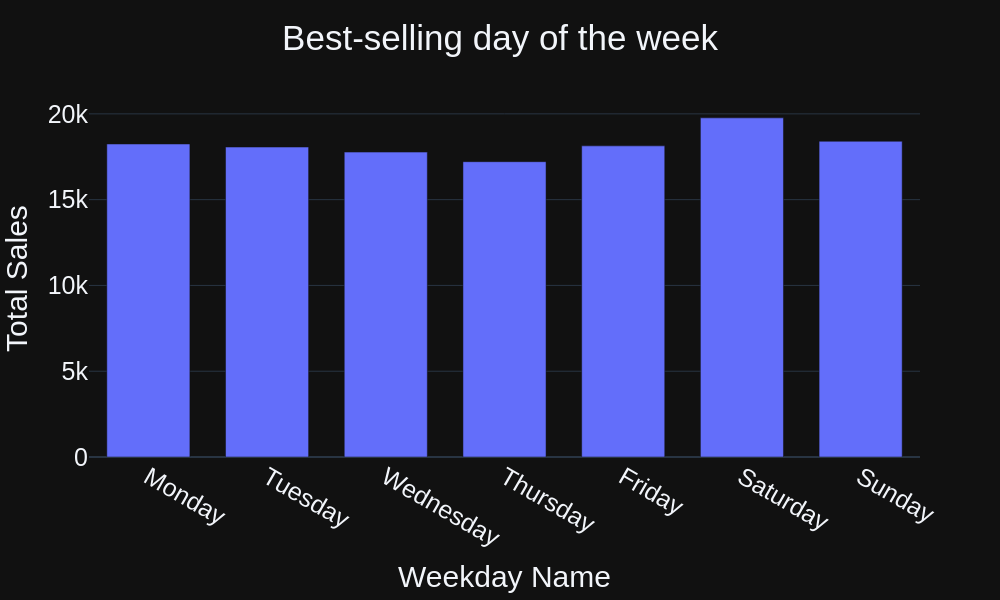

The notebook cell saved with this chart:
### Code cell
fig = px.bar(week_summary.reset_index(name='total_sales'), x='Weekday Name', y='total_sales',
             width=1000, height=600, template='plotly_dark',
             title='Best-selling day of the week', labels={'total_sales':'Total Sales'})

fig.update_layout(
    title_x=0.5,         
    coloraxis_showscale=False,
    font=dict(family="Arial", size=25),
    xaxis=dict(type='category'), bargap=0.3
)

days_order = ['Monday', 'Tuesday', 'Wednesday', 'Thursday', 'Friday', 'Saturday', 'Sunday']
fig.update_xaxes(dtick=1, categoryorder='array', categoryarray=days_order)

fig.show()

### Figure 1 — Plotly figure (JSON) as saved in the notebook; plotly's stock layout.template omitted (floating-point values rounded to 4 significant figures)
{"data": [{"hovertemplate": "Weekday Name=%{x}<br>Total Sales=%{y}<extra></extra>", "legendgroup": "", "marker": {"color": "#636efa", "pattern": {"shape": ""}}, "name": "", "orientation": "v", "showlegend": false, "textposition": "auto", "type": "bar", "x": ["Friday", "Monday", "Saturday", "Sunday", "Thursday", "Tuesday", "Wednesday"], "xaxis": "x", "y": [18130.0, 18240.0, 19770.0, 18400.0, 17210.0, 18070.0, 17770.0], "yaxis": "y"}], "layout": {"bargap": 0.3, "barmode": "relative", "coloraxis": {"showscale": false}, "font": {"family": "Arial", "size": 25}, "height": 600, "legend": {"tracegroupgap": 0}, "title": {"text": "Best-selling day of the week", "x": 0.5}, "width": 1000, "xaxis": {"anchor": "y", "categoryarray": ["Monday", "Tuesday", "Wednesday", "Thursday", "Friday", "Saturday", "Sunday"], "categoryorder": "array", "domain": [0, 1], "dtick": 1, "title": {"text": "Weekday Name"}, "type": "category"}, "yaxis": {"anchor": "x", "domain": [0, 1], "title": {"text": "Total Sales"}}}}
